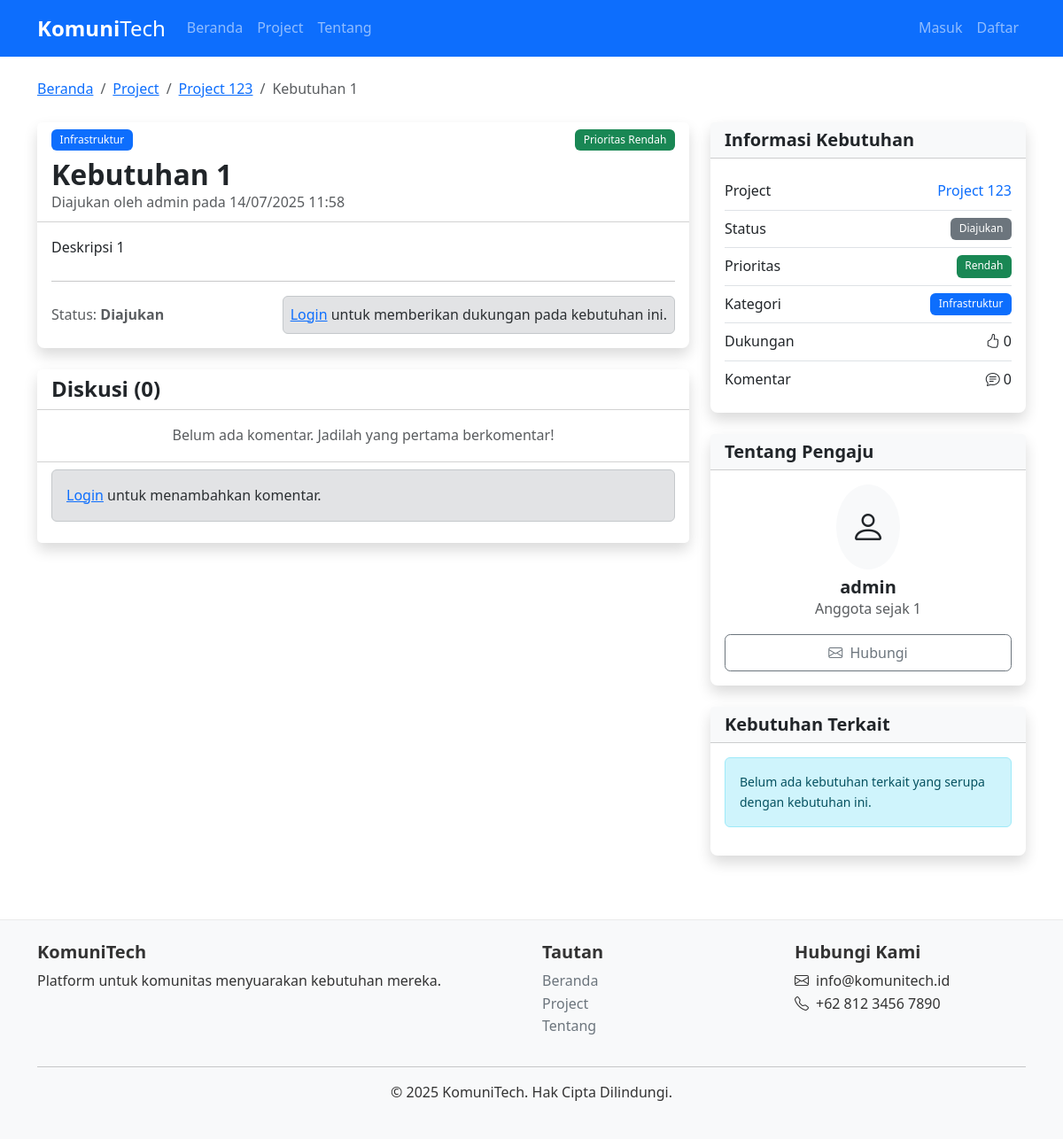
The page /kebutuhan/project/1/kebutuhan/1 on the database its author committed.
### app/database/models.py (models this page shows, shortened)
class Project(db.Model):
    __tablename__ = "projects"
    id = db.Column(db.Integer, primary_key=True)
    judul = db.Column(db.String(140), nullable=False)
    deskripsi = db.Column(db.Text, nullable=False)
    timestamp = db.Column(db.DateTime, index=True, default=func.now())
    updated_at = db.Column(db.DateTime, default=func.now(), onupdate=func.now())
    pengguna_id = db.Column(db.Integer, db.ForeignKey("users.id"), nullable=False)
    kategori_id = db.Column(db.Integer, db.ForeignKey("categories.id"), nullable=False)
    status = db.Column(db.String(20), default="Aktif")
    gambar_url = db.Column(db.String(200))
    view_count = db.Column(db.Integer, default=0)
    kebutuhan = db.relationship(
        "Kebutuhan", backref="project", lazy="dynamic", cascade="all, delete-orphan"
    )
    collaborators = db.relationship(
        "ProjectCollaborator", backref="project", lazy="dynamic", cascade="all, delete-orphan"
    )

class Kebutuhan(db.Model):
    __tablename__ = "requirements"
    id = db.Column(db.Integer, primary_key=True)
    judul = db.Column(db.String(140), nullable=False)
    deskripsi = db.Column(db.Text, nullable=False)
    timestamp = db.Column(db.DateTime, index=True, default=func.now())
    updated_at = db.Column(db.DateTime, default=func.now(), onupdate=func.now())
    pengguna_id = db.Column(db.Integer, db.ForeignKey("users.id"), nullable=False)
    kategori_id = db.Column(db.Integer, db.ForeignKey("categories.id"), nullable=False)
    project_id = db.Column(db.Integer, db.ForeignKey("projects.id"), nullable=False)
    status = db.Column(db.String(20), default="Diajukan")
    prioritas = db.Column(db.String(20), default="Sedang")
    gambar_url = db.Column(db.String(200))
    view_count = db.Column(db.Integer, default=0)
    processed_at = db.Column(db.DateTime)
    completed_at = db.Column(db.DateTime)
    processed_by = db.Column(db.Integer, db.ForeignKey("users.id"))
    komentar = db.relationship(
        "Komentar",
        backref="kebutuhan_terkait",
        lazy="dynamic",
        cascade="all, delete-orphan",
    )
    dukungan = db.relationship(
        "Dukungan",
        backref="kebutuhan_didukung",
        lazy="dynamic",
        cascade="all, delete-orphan",
    )
    @property
    def jumlah_dukungan(self):
        return self.dukungan.count()
    def increment_views(self):
        self.view_count += 1
        db.session.add(self)
        db.session.commit()

class Kategori(db.Model):
    __tablename__ = "categories"
    id = db.Column(db.Integer, primary_key=True)
    nama = db.Column(db.String(64), index=True, unique=True, nullable=False)
    deskripsi = db.Column(db.String(200))
    created_at = db.Column(db.DateTime, default=func.now())
    updated_at = db.Column(db.DateTime, default=func.now(), onupdate=func.now())
    kebutuhan = db.relationship("Kebutuhan", backref="kategori_kebutuhan", lazy="dynamic")
    projects = db.relationship("Project", backref="kategori_project", lazy="dynamic")

class Pengguna(UserMixin, db.Model):
    __tablename__ = "users"
    id = db.Column(db.Integer, primary_key=True)
    username = db.Column(db.String(64), index=True, unique=True, nullable=False)
    email = db.Column(db.String(120), index=True, unique=True, nullable=False)
    nama = db.Column(db.String(120), nullable=False)
    password_hash = db.Column(db.String(200))
    role = db.Column(db.String(20), default="Regular", nullable=False)
    bio = db.Column(db.Text)
    avatar_url = db.Column(db.String(200))
    created_at = db.Column(db.DateTime, default=func.now())
    last_seen = db.Column(db.DateTime, default=func.now())
    is_active = db.Column(db.Boolean, default=True)
    email_verified = db.Column(db.Boolean, default=False)
    projects = db.relationship("Project", backref="pemilik", lazy="dynamic", cascade="all, delete-orphan")
    kebutuhan = db.relationship(
        "Kebutuhan",
        foreign_keys="Kebutuhan.pengguna_id",
        backref="pengaju",
        lazy="dynamic",
        cascade="all, delete-orphan"
    )
    processed_kebutuhan = db.relationship(
        "Kebutuhan",
        foreign_keys="Kebutuhan.processed_by",
        backref="processor",
        lazy="dynamic"
    )
    komentar = db.relationship("Komentar", backref="penulis", lazy="dynamic", cascade="all, delete-orphan")
    dukungan = db.relationship("Dukungan", backref="pendukung", lazy="dynamic", cascade="all, delete-orphan")
    notifications = db.relationship("Notification", backref="user", lazy="dynamic", cascade="all, delete-orphan")

### app/routes/kebutuhan_routes.py (the view, shortened to what this page needs)
@kebutuhan_bp.route("/project/<int:project_id>/kebutuhan/<int:id>", methods=["GET", "POST"])
def detail(project_id, id):
    project = get_project_by_id(project_id)
    kebutuhan = get_kebutuhan_by_id(id)
    if not project or not kebutuhan:
        abort(404)
    if kebutuhan.project_id != project.id:
        abort(404)
    kebutuhan.increment_views()
    form = KomentarForm()
    komentar = get_kebutuhan_comments(id)
    user_supported = False
    if current_user.is_authenticated:
        user_supported = has_supported(current_user.id, id)
    return render_template(
        "kebutuhan/detail.html",
        project=project,
        kebutuhan=kebutuhan,
        form=form,
        komentar=komentar,
        user_supported=user_supported
    )

### app/services/comment_service.py (called while the page is built)
def get_kebutuhan_comments(kebutuhan_id: int, threaded: bool = True) -> List[Komentar]:
    root_comments = Komentar.query.filter_by(
        kebutuhan_id=kebutuhan_id,
        parent_id=None
    ).order_by(Komentar.timestamp.asc()).all()
    if not threaded:
        return Komentar.query.filter_by(
            kebutuhan_id=kebutuhan_id
        ).order_by(Komentar.timestamp.asc()).all()
    def build_thread(comment):
        """Recursively build comment thread."""
        thread = {
            'comment': comment,
            'replies': []
        }
        for reply in comment.replies.order_by(Komentar.timestamp.asc()):
            thread['replies'].append(build_thread(reply))
        return thread
    threads = [build_thread(comment) for comment in root_comments]
    return threads

### app/services/kebutuhan_service.py (called while the page is built)
def get_kebutuhan_by_id(kebutuhan_id: int) -> Optional[Kebutuhan]:
    return Kebutuhan.query.get(kebutuhan_id)

### app/services/project_service.py (called while the page is built)
def get_project_by_id(project_id: int) -> Optional[Project]:
    project = Project.query.get(project_id)
    return project

### app/templates/kebutuhan/detail.html (shortened to what this page needs)
{% extends "base.html" %}
{% block content %}
<div class="mb-4">
  <nav aria-label="breadcrumb">
    <ol class="breadcrumb">
      <li class="breadcrumb-item">
        <a href="{{ url_for('main.beranda') }}">Beranda</a>
      </li>
      <li class="breadcrumb-item">
        <a href="{{ url_for('project.list_projects') }}">Project</a>
      </li>
      <li class="breadcrumb-item">
        <a href="{{ url_for('project.detail', id=project.id) }}">{{ project.judul }}</a>
      </li>
      <li class="breadcrumb-item active" aria-current="page">
        {{ kebutuhan.judul }}
      </li>
    </ol>
  </nav>
</div>
<div class="row">
  <div class="col-md-8">
    <div class="card shadow mb-4">
      <div class="card-header bg-white">
        <div class="d-flex justify-content-between">
          <span class="badge bg-primary"
            >{{ kebutuhan.kategori_kebutuhan.nama }}</span
          >
          <span
            class="badge {% if kebutuhan.prioritas == 'Tinggi' %}bg-danger{% elif kebutuhan.prioritas == 'Sedang' %}bg-warning text-dark{% else %}bg-success{% endif %}"
          >
            Prioritas {{ kebutuhan.prioritas }}
          </span>
        </div>
        <h2 class="card-title mt-2 mb-0">{{ kebutuhan.judul }}</h2>
        <p class="text-muted mb-0">
          Diajukan oleh {{ kebutuhan.pengaju.nama }} pada {{
          kebutuhan.timestamp.strftime('%d/%m/%Y %H:%M') }}
        </p>
      </div>
      <div class="card-body">
        <div class="mb-4">{{ kebutuhan.deskripsi }}</div>
        <hr>
        <div class="d-flex justify-content-between align-items-center">
          <span class="text-muted"
            >Status: <strong>{{ kebutuhan.status }}</strong></span
          >
          {% if current_user.is_authenticated %}
            {% if kebutuhan.pengguna_id != current_user.id %}
              {% if user_supported %}
              <button class="btn btn-success" disabled>
                <i class="bi bi-hand-thumbs-up-fill me-1"></i> Didukung ({{ kebutuhan.jumlah_dukungan }})
              </button>
              {% else %}
              <a href="{{ url_for('support.support', project_id=project.id, id=kebutuhan.id) }}" class="btn btn-outline-primary">
                <i class="bi bi-hand-thumbs-up me-1"></i> Dukung ({{ kebutuhan.jumlah_dukungan }})
              </a>
              {% endif %}
            {% else %}
            <span class="text-muted">Anda tidak dapat mendukung kebutuhan yang Anda ajukan sendiri.</span>
            {% endif %}
          {% else %}
          <div class="alert alert-secondary p-2 mb-0">
            <a href="{{ url_for('auth.login') }}">Login</a> untuk memberikan dukungan pada kebutuhan ini.
          </div>
          {% endif %}
        </div>
      </div>
    </div>
    <div class="card shadow">
      <div class="card-header bg-white">
        <h4 class="mb-0">Diskusi ({{ komentar|length }})</h4>
      </div>
      {% if komentar %}
      <div class="card-body p-0">
        <ul class="list-group list-group-flush">
          {% for item in komentar %}
          <li class="list-group-item p-3">
            <div class="d-flex">
              <div class="flex-shrink-0">
                <div
                  class="bg-light rounded-circle p-2 text-center"
                  style="width: 40px; height: 40px"
                >
                  <i class="bi bi-person"></i>
                </div>
              </div>
              <div class="flex-grow-1 ms-3">
                <div class="d-flex justify-content-between align-items-center">
                  <h6 class="mb-0">{{ item.penulis.nama }}</h6>
                  <small class="text-muted"
                    >{{ item.timestamp.strftime('%d/%m/%Y %H:%M') }}</small
                  >
                </div>
                <p class="mt-2 mb-2">{{ item.isi }}</p>
                {% if item.gambar_url %}
                <div class="mt-2 mb-0">
                  <img src="{{ item.gambar_url }}" class="img-fluid rounded" style="max-height: 200px;" alt="Gambar komentar">
                </div>
                {% endif %}
              </div>
            </div>
          </li>
          {% endfor %}
        </ul>
      </div>
      {% else %}
      <div class="card-body">
        <p class="text-center text-muted mb-0">
          Belum ada komentar. Jadilah yang pertama berkomentar!
        </p>
      </div>
      {% endif %}
      <div class="card-footer bg-white">
        {% if current_user.is_authenticated %}
        <form action="" method="post" enctype="multipart/form-data" novalidate>
          {{ form.hidden_tag() }}
          <div class="mb-3">
            {{ form.isi(class="form-control", placeholder="Tulis komentar Anda di sini...", rows=3) }}
            {% for error in form.isi.errors %}
            <div class="text-danger">{{ error }}</div>
            {% endfor %}
          </div>
          <div class="mb-3">
            {{ form.gambar.label(class="form-label") }}
            {{ form.gambar(class="form-control") }}
            <div class="form-text">Unggah gambar untuk komentar Anda (opsional).</div>
            {% for error in form.gambar.errors %}
            <div class="text-danger">{{ error }}</div>
            {% endfor %}
          </div>
          <div class="d-flex justify-content-end">
            {{ form.submit(class="btn btn-primary") }}
          </div>
        </form>
        {% else %}
        <div class="alert alert-secondary">
          <a href="{{ url_for('auth.login') }}">Login</a> untuk menambahkan komentar.
        </div>
        {% endif %}
      </div>
    </div>
  </div>
  <div class="col-md-4">
    <div class="card shadow mb-4">
      <div class="card-header bg-light">
        <h5 class="mb-0">Informasi Kebutuhan</h5>
      </div>
      <div class="card-body">
        <ul class="list-group list-group-flush">
          <li class="list-group-item d-flex justify-content-between px-0">
            <span>Project</span>
            <a href="{{ url_for('project.detail', id=project.id) }}" class="text-decoration-none">
              {{ project.judul }}
            </a>
          </li>
          <li class="list-group-item d-flex justify-content-between px-0">
            <span>Status</span>
            <span class="badge bg-secondary">{{ kebutuhan.status }}</span>
          </li>
          <li class="list-group-item d-flex justify-content-between px-0">
            <span>Prioritas</span>
            <span
              class="badge {% if kebutuhan.prioritas == 'Tinggi' %}bg-danger{% elif kebutuhan.prioritas == 'Sedang' %}bg-warning text-dark{% else %}bg-success{% endif %}"
            >
              {{ kebutuhan.prioritas }}
            </span>
          </li>
          <li class="list-group-item d-flex justify-content-between px-0">
            <span>Kategori</span>
            <span class="badge bg-primary"
              >{{ kebutuhan.kategori_kebutuhan.nama }}</span
            >
          </li>
          <li class="list-group-item d-flex justify-content-between px-0">
            <span>Dukungan</span>
            <span
              ><i class="bi bi-hand-thumbs-up"></i> {{ kebutuhan.jumlah_dukungan }}</span
            >
          </li>
          <li class="list-group-item d-flex justify-content-between px-0">
            <span>Komentar</span>
            <span><i class="bi bi-chat-text"></i> {{ komentar|length }}</span>
          </li>
        </ul>
      </div>
    </div>
    <div class="card shadow mb-4">
      <div class="card-header bg-light">
        <h5 class="mb-0">Tentang Pengaju</h5>
      </div>
      <div class="card-body">
        <div class="text-center mb-3">
          <div class="bg-light rounded-circle p-3 d-inline-block mb-2">
            <i class="bi bi-person fs-1"></i>
          </div>
          <h5 class="mb-0">{{ kebutuhan.pengaju.nama }}</h5>
          <p class="text-muted">Anggota sejak {{ kebutuhan.pengaju.id }}</p>
        </div>
        <div class="d-grid">
          <a href="#" class="btn btn-outline-secondary">
            <i class="bi bi-envelope me-1"></i> Hubungi
          </a>
        </div>
      </div>
    </div>
    <div class="card shadow">
      <div class="card-header bg-light">
        <h5 class="mb-0">Kebutuhan Terkait</h5>
      </div>
      <div class="card-body">
        <div class="alert alert-info">
          <p class="mb-0 small">
            Belum ada kebutuhan terkait yang serupa dengan kebutuhan ini.
          </p>
        </div>
      </div>
    </div>
  </div>
</div>
{% endblock %}

### app/static/css/style.css (style rules this page uses)
:root { --primary-color: #0d6efd; --primary-dark: #0b5ed7; --secondary-color: #6c757d; --success-color: #28a745; --warning-color: #ffc107; --danger-color: #dc3545; --light-color: #f8f9fa; --dark-color: #212529; }
body { font-family: 'Poppins', system-ui, -apple-system, sans-serif; color: #333; line-height: 1.6; }
h1, h2, h3, h4, h5, h6 { font-weight: 600; }
.card { border-radius: 0.5rem; border: none; transition: transform 0.2s, box-shadow 0.2s; }
.shadow { box-shadow: 0 0.5rem 1rem rgba(0, 0, 0, 0.1); }
.btn { border-radius: 0.4rem; padding: 0.5rem 1.25rem; font-weight: 500; }
.badge { font-weight: 500; padding: 0.5em 0.8em; }
.card, .jumbotron, .alert { animation: fadeIn 0.5s ease-out; }

### rows shown on the page
Project: judul "Project 123"
Kebutuhan: judul "Kebutuhan 1", prioritas "Rendah", timestamp "14/07/2025 11:58", deskripsi "Deskripsi 1", status "Diajukan"
Kategori: kategori_kebutuhan.nama "Infrastruktur"
Pengguna: pengaju.nama "admin", pengaju.id "1"

### other values the page prints
{{ komentar|length }} "0"
{{ kebutuhan.jumlah_dukungan }} "0"
